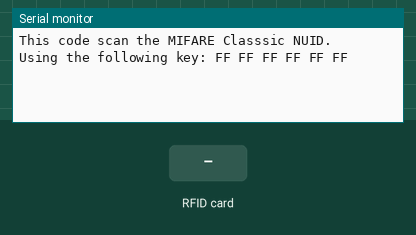
This sketch was run on a simulated Arduino Uno, built with avr-gcc and run on an emulated ATmega328P. On the bench: the last lines printed to the serial monitor. The test bench sets the inputs (shaded band).

Above: at 1.2 s.
1.3 s: RFID card 5E 7A 19 C4 held to the reader
At 2.1 s:
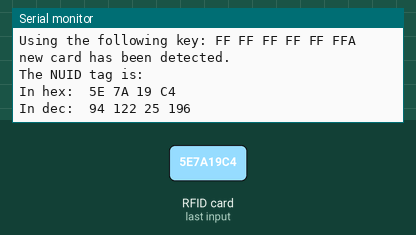
2.8 s: RFID card 5E 7A 19 C4 held to the reader
At 3.7 s:
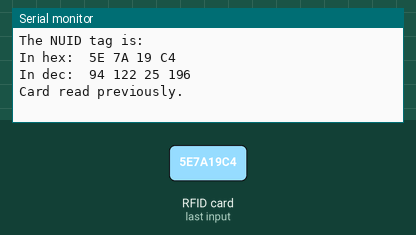

Measured:
- after the input at 1.3 s, the serial monitor: prints a new line at once (image 1)
- after the input at 2.8 s, the serial monitor: prints a new line at once (image 2)

The sketch:

nfc_read_id.ino
```cpp
// (licence header left out)
#include <SPI.h>
#include <MFRC522.h>

#define SS_PIN 10
#define RST_PIN 9

MFRC522 rfid(SS_PIN, RST_PIN); // Instance of the class

MFRC522::MIFARE_Key key;

// Init array that will store new NUID
byte nuidPICC[3];

void setup() {
  Serial.begin(9600);
  SPI.begin(); // Init SPI bus
  rfid.PCD_Init(); // Init MFRC522

  for (byte i = 0; i < 6; i++) {
    key.keyByte[i] = 0xFF;
  }

  Serial.println(F("This code scan the MIFARE Classsic NUID."));
  Serial.print(F("Using the following key:"));
  printHex(key.keyByte, MFRC522::MF_KEY_SIZE);
}

void loop() {

  // Look for new cards
  if ( ! rfid.PICC_IsNewCardPresent())
    return;

  // Verify if the NUID has been readed
  if ( ! rfid.PICC_ReadCardSerial())
    return;

  //Serial.print(F("PICC type: "));
  //MFRC522::PICC_Type piccType = rfid.PICC_GetType(rfid.uid.sak);
  //Serial.println(rfid.PICC_GetTypeName(piccType));

  // Check is the PICC of Classic MIFARE type
  /*
  if (piccType != MFRC522::PICC_TYPE_MIFARE_MINI &&
    piccType != MFRC522::PICC_TYPE_MIFARE_1K &&
    piccType != MFRC522::PICC_TYPE_MIFARE_4K) {
    Serial.println(F("Your tag is not of type MIFARE Classic."));
    return;
  }
  */

  if (rfid.uid.uidByte[0] != nuidPICC[0] ||
    rfid.uid.uidByte[1] != nuidPICC[1] ||
    rfid.uid.uidByte[2] != nuidPICC[2] ||
    rfid.uid.uidByte[3] != nuidPICC[3] ) {
    Serial.println(F("A new card has been detected."));

    // Store NUID into nuidPICC array
    for (byte i = 0; i < 4; i++) {
      nuidPICC[i] = rfid.uid.uidByte[i];
    }

    Serial.println(F("The NUID tag is:"));
    Serial.print(F("In hex: "));
    printHex(rfid.uid.uidByte, rfid.uid.size);
    Serial.println();
    Serial.print(F("In dec: "));
    printDec(rfid.uid.uidByte, rfid.uid.size);
    Serial.println();
  }
  else Serial.println(F("Card read previously."));

  // Halt PICC
  rfid.PICC_HaltA();

  // Stop encryption on PCD
  rfid.PCD_StopCrypto1();
}


/**
 * Helper routine to dump a byte array as hex values to Serial.
 */
void printHex(byte *buffer, byte bufferSize) {
  for (byte i = 0; i < bufferSize; i++) {
    Serial.print(buffer[i] < 0x10 ? " 0" : " ");
    Serial.print(buffer[i], HEX);
  }
}

/**
 * Helper routine to dump a byte array as dec values to Serial.
 */
void printDec(byte *buffer, byte bufferSize) {
  for (byte i = 0; i < bufferSize; i++) {
    Serial.print(buffer[i] < 0x10 ? " 0" : " ");
    Serial.print(buffer[i], DEC);
  }
}
```
